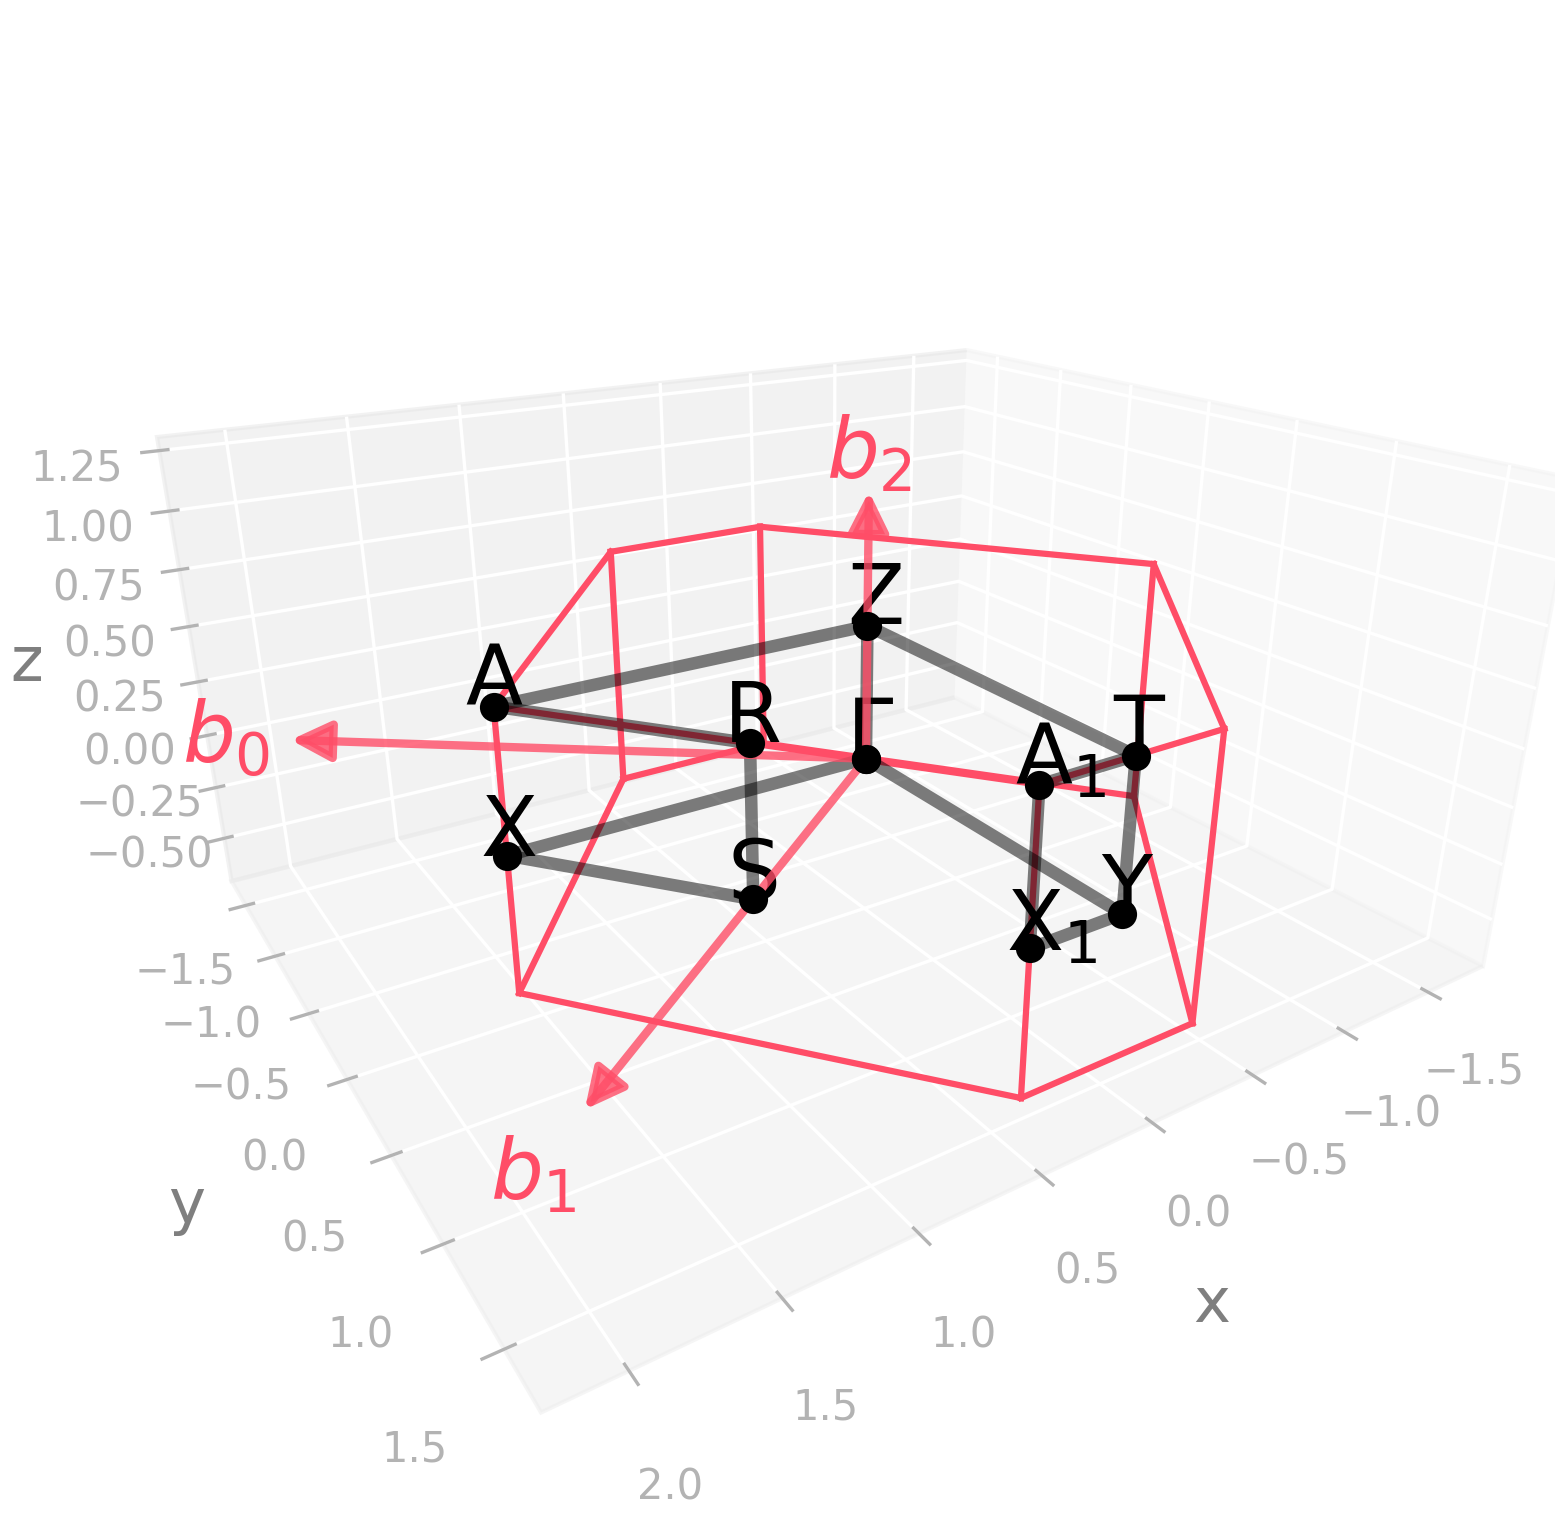

Here is the Python script that generated this plot:
import radtools as rad

l = rad.lattice_example("ORCC")
l.plot("brillouin-kpath")
# Save an image:
l.savefig("orcc_brillouin.png", elev=22, azim=57, dpi=300, bbox_inches="tight")
# Interactive plot:
l.show(elev=22, azim=57)
